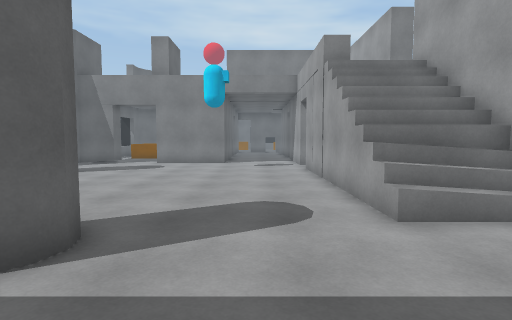
[1] (above)

23 first-person views from a walk through a Unity game level. The camera is 1.4 m above the floor, tilts 4° down and sees 80° across. The floor is counted in squares, 1 m on a side. Each view is taken from the middle of a square. On the plan, view 1 faces up. The plan holds only what a view shows up to about 14 squares ahead; the rest is blank. The place goes on beyond the plan.

[2]
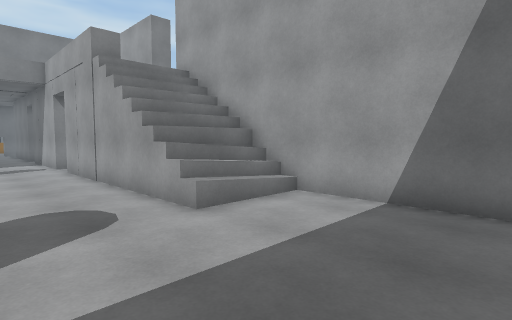

[3]
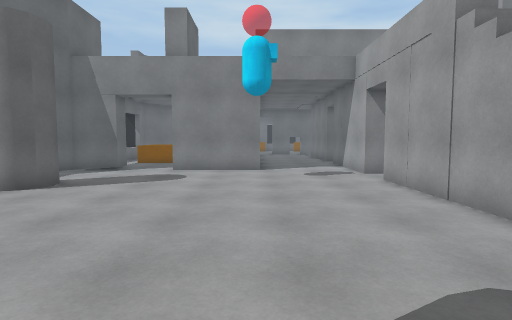

[4]
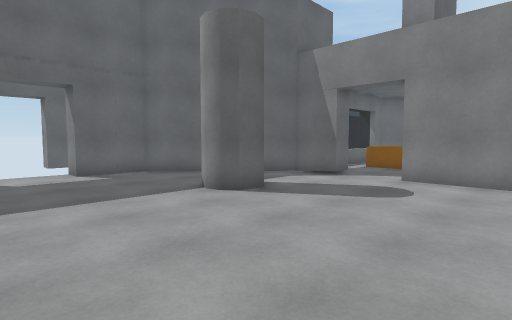

[5]
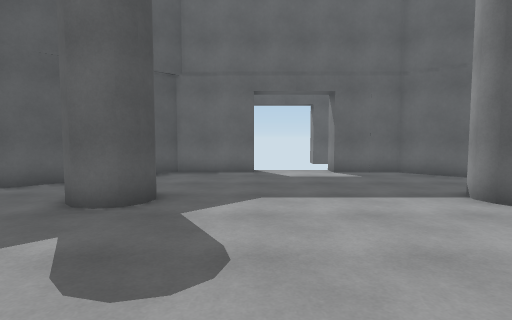

[6]
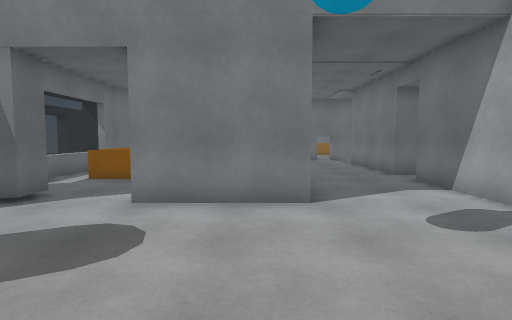

[7]
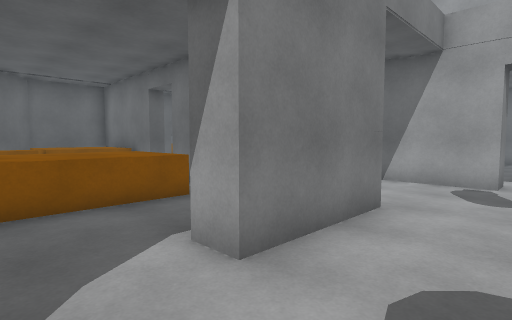

[8]
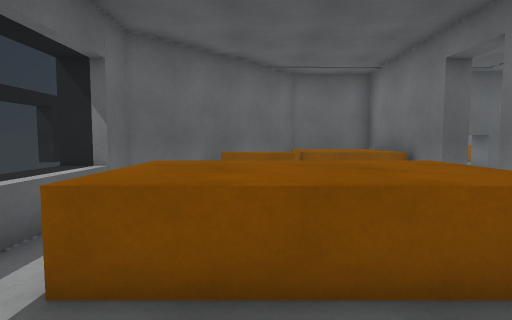

[9]
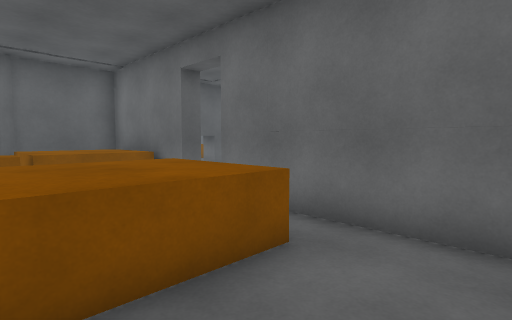

[10]
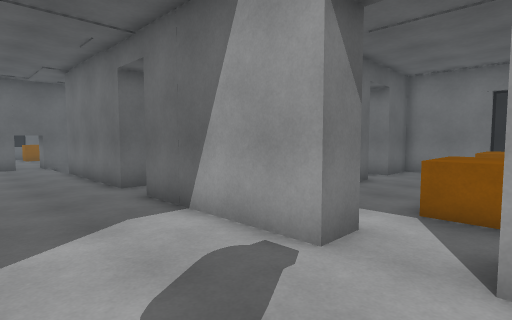

[11]
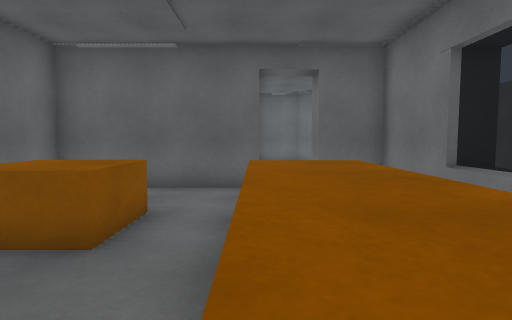

[12]
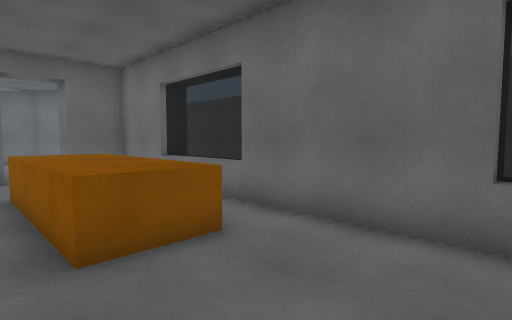

[13]
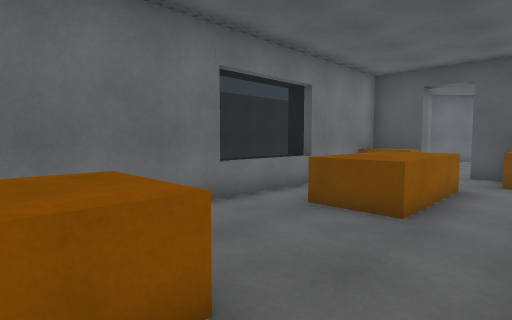

[14]
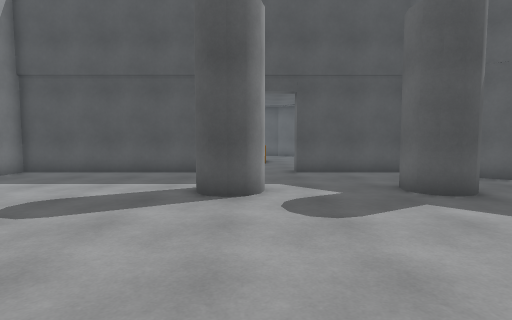

[15]
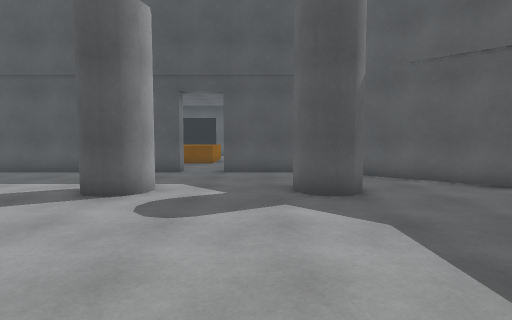

[16]
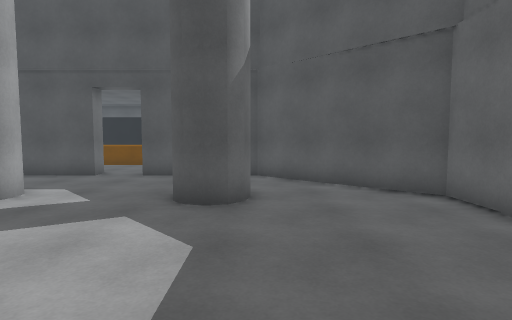

[17]
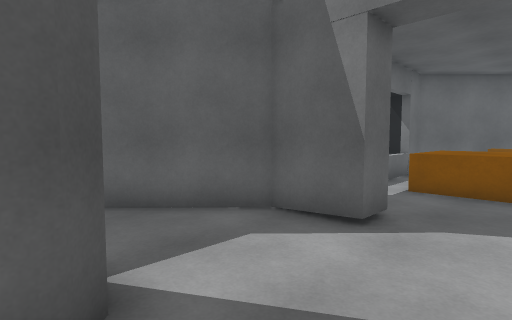

[18]
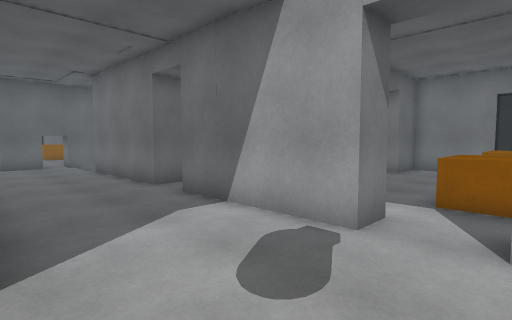

[19]
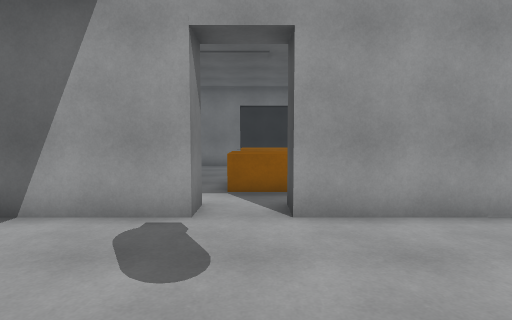

[20]
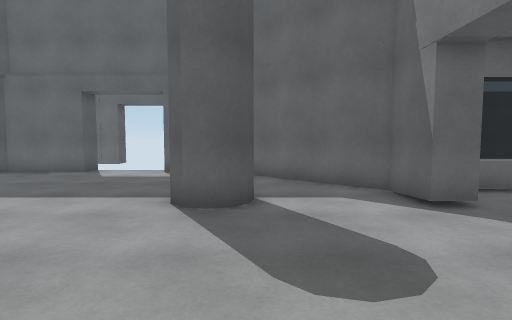

[21]
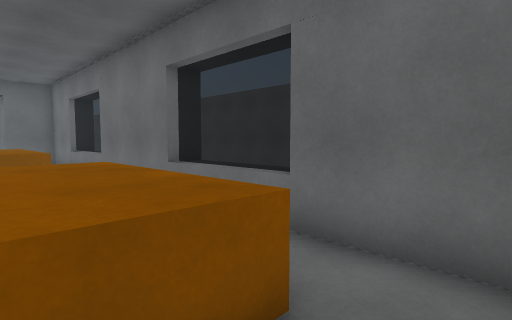

[22]
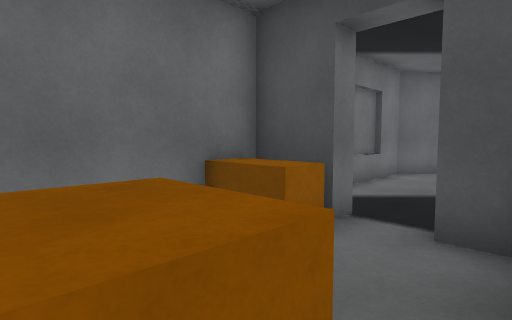

[23]
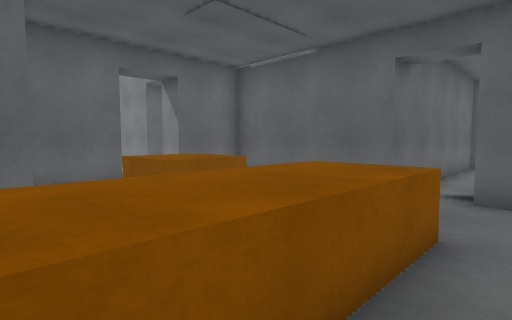

### Floor plan
Key: @ floor where view 1 was taken; # wall or solid block; . main floor; : floor 3.5 m higher than the main floor; / step, stairs or slope; = window, fence, low wall or low ledge; ^ raised ledge; B orange block; O other object.
Columns run from 16 left of view 1 to 14 right of it. Each row starts with its distance up from view 1.
 32                   #
 31           ##### ###
 30          ##^^^# ..
 29        ###.^^^#...
 28        #BBB^^^#...##     #
 27       #       #....#     #
 26      ##        ....#     #
 25      ^=        ....#     #.
 24      ^#^^^^^^ #....#     #.
 23      ^#^^^^^^ #....#     #.
 22       #^^^^^^.#.....     #.
 21      ^=.......#....#     #.
 20       =.......#....#     #.#
 19       #.......#....#######.###
 18      ###...####....#  .......#
 17     ##.............#.........#
 16    ##................##B.....##
 15   ##.................BBB.^^^.==
 14  ##................#.BBB.^^^.==
 13  #.....#...........#  ...^^^.=
 12  #.................#   /.^^^.#
 11  #.................^  # .^^^.#
 10 ##.................://# .....#
  9  ..................///# .....#
  8  ..................///# .....##
  7 ##.................///# .....==
  6  #.................///# .^^^.==
  5  #.................#//# .^^^.==
  4  #.....#....##........# .^^^.##
  3  ##....#....##........# .^^^.#
  2   ##..................# .....#
  1    ##.................#BO....#
  0     ##..........@.....#  ..BB#
 -1      ######.##################

Positions as (right, up) in squares from view 1, and headings:
1: (0, 0), facing up
2: (-1, 0), facing up-right
3: (-2, 4), facing up
4: (-2, 7), facing up-left
5: (-2, 7), facing left
6: (-3, 11), facing up
7: (-8, 15), facing up-right
8: (-7, 19), facing up
9: (-7, 19), facing up-right
10: (-1, 14), facing up-right
11: (9, 10), facing up
12: (8, 7), facing up-right
13: (7, 12), facing down-right
14: (-4, 12), facing down
15: (-7, 12), facing down
16: (-10, 11), facing down
17: (-6, 13), facing up-left
18: (-2, 14), facing up-right
19: (-3, 15), facing right
20: (-2, 14), facing left
21: (9, 1), facing up-right
22: (8, 4), facing down-right
23: (12, 11), facing up-left
